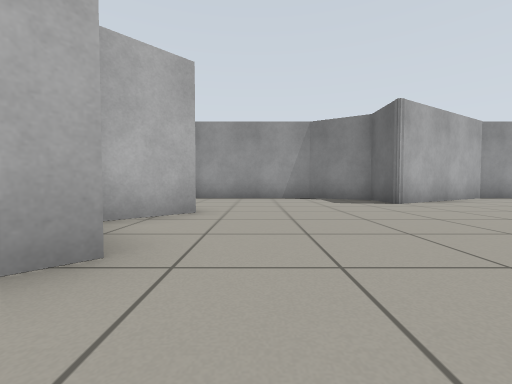
view 1 (above)

16 first-person views from a walk through a world built for the Gazebo simulator. The camera is 0.5 m above the floor, tilts 2° down and sees 90° across. The floor is counted in squares, 1 m on a side. Each view is taken from the middle of a square. On the plan, view 1 faces up. The plan holds only what a view shows up to about 9 squares ahead; the rest is blank.

view 2
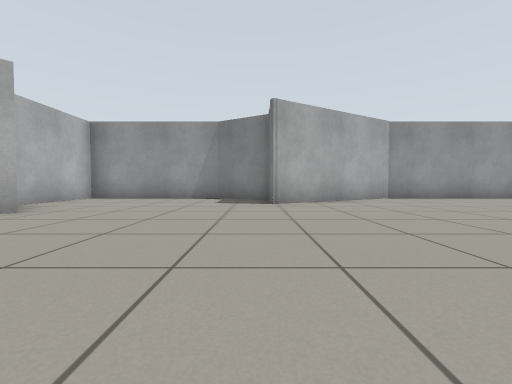

view 3
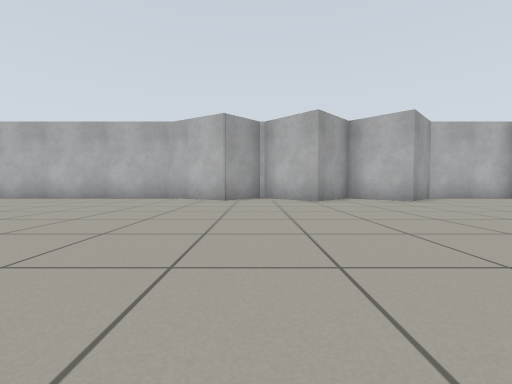

view 4
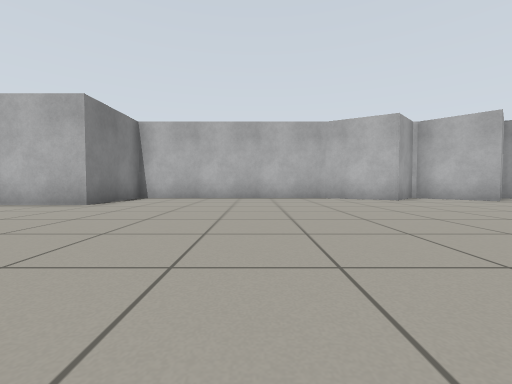

view 5
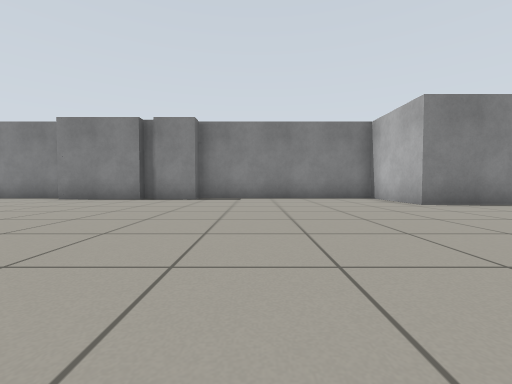

view 6
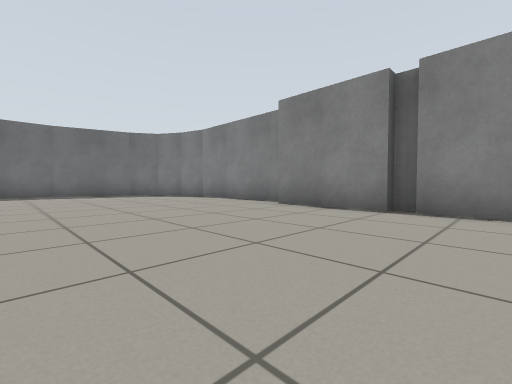

view 7
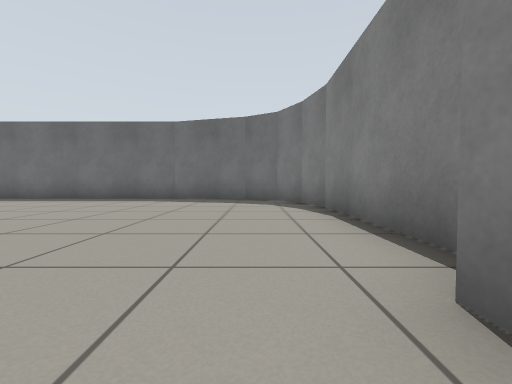

view 8
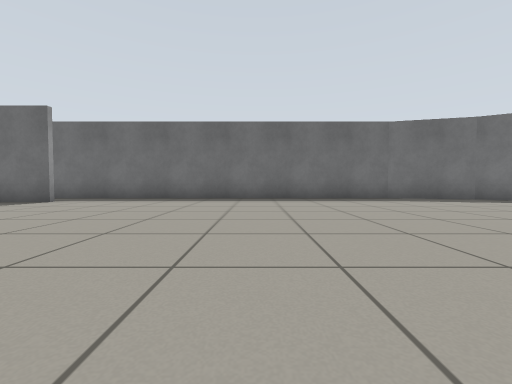

view 9
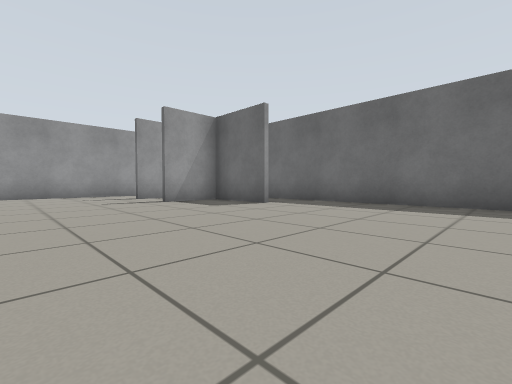

view 10
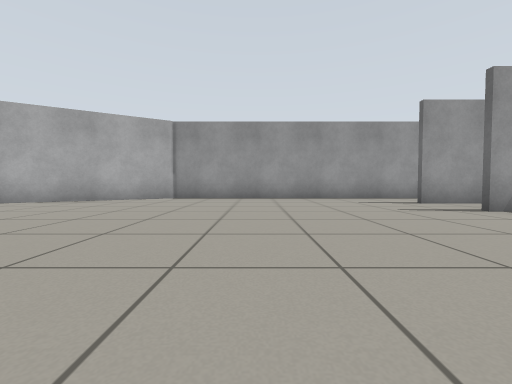

view 11
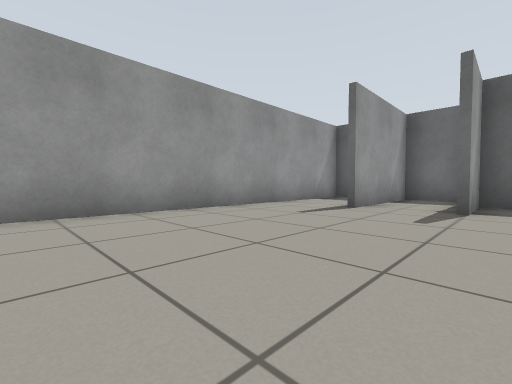

view 12
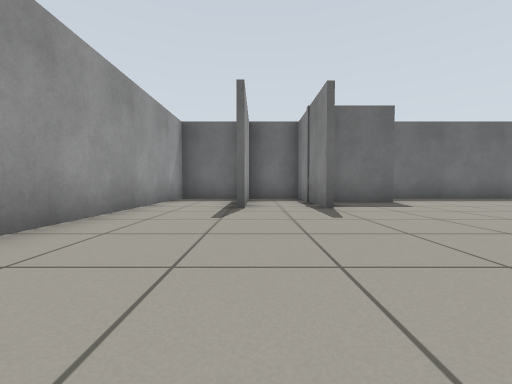

view 13
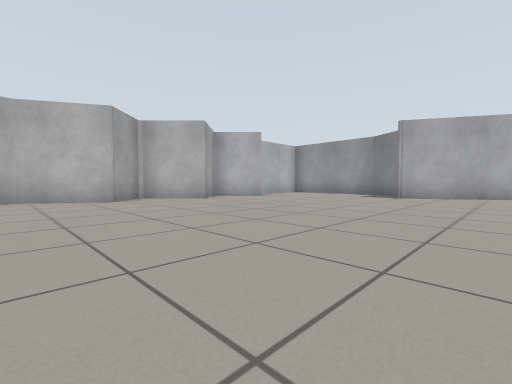

view 14
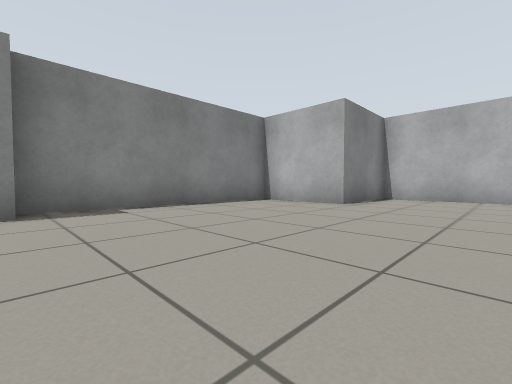

view 15
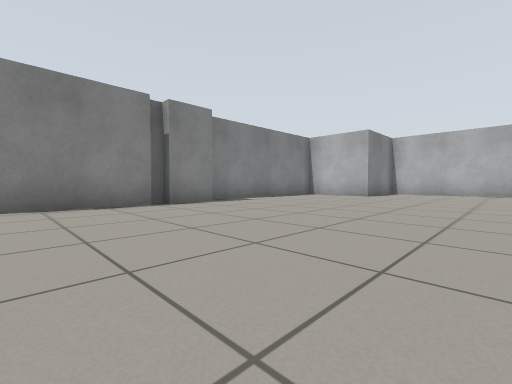

view 16
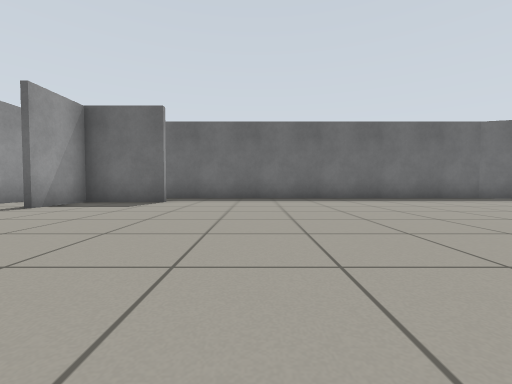

### Floor plan
Key: @ floor where view 1 was taken; # wall or solid block; . floor.
Columns run from 3 left of view 1 to 18 right of it. Each row starts with its distance up from view 1.
  9 ######    ############
  8 #....######..........#
  7 #......##............#
  6 #................#####
  5 ##...............#####
  4  #.................#.#
  3  #.................#.#
  2  #........ ..........#
  1  #........  .........#
  0  #.@......  .........#
 -1  #........   ........#
 -2 ##........   ........#
 -3 #.........  .........#
 -4 #........    ........#
 -5 #....................#
 -6 #....................#
 -7 #....................#
 -8 #...................##
 -9 ####................#
-10    #................#
-11    #.....#####....###
-12    #######   ######

Where each view was taken, in squares from view 1:
view 1: 0 up, 0 right, facing up
view 2: 0 up, 3 right, facing up
view 3: 0 up, 6 right, facing left
view 4: 5 down, 6 right, facing left
view 5: 3 down, 4 right, facing down
view 6: 6 down, 6 right, facing down-right
view 7: 10 down, 9 right, facing right
view 8: 3 down, 9 right, facing right
view 9: 2 down, 11 right, facing up-right
view 10: 0 up, 10 right, facing up
view 11: 4 up, 9 right, facing up-right
view 12: 6 up, 9 right, facing right
view 13: 3 down, 6 right, facing up-left
view 14: 6 down, 6 right, facing down-left
view 15: 5 down, 10 right, facing down-left
view 16: 0 up, 9 right, facing right
